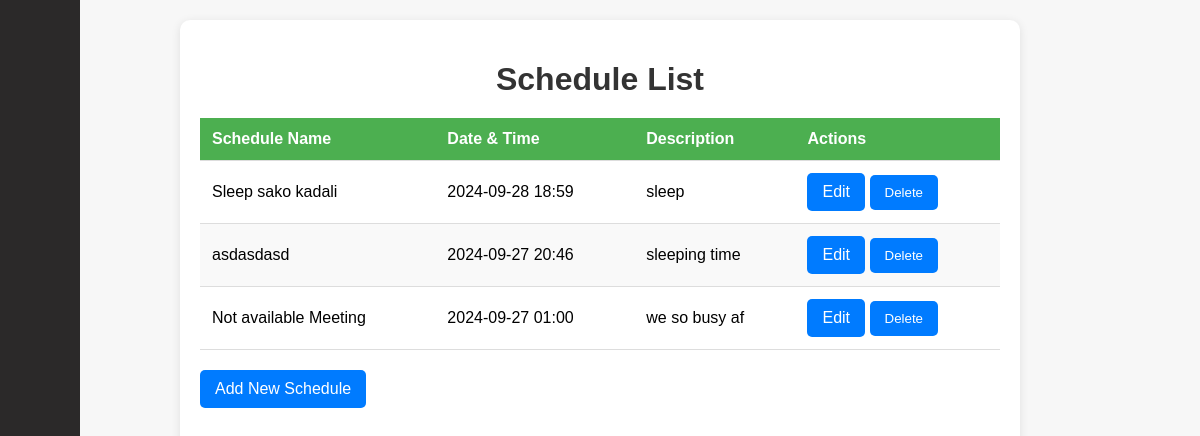
The app's page /Reviewer/calendar/schedule-list/, older data.
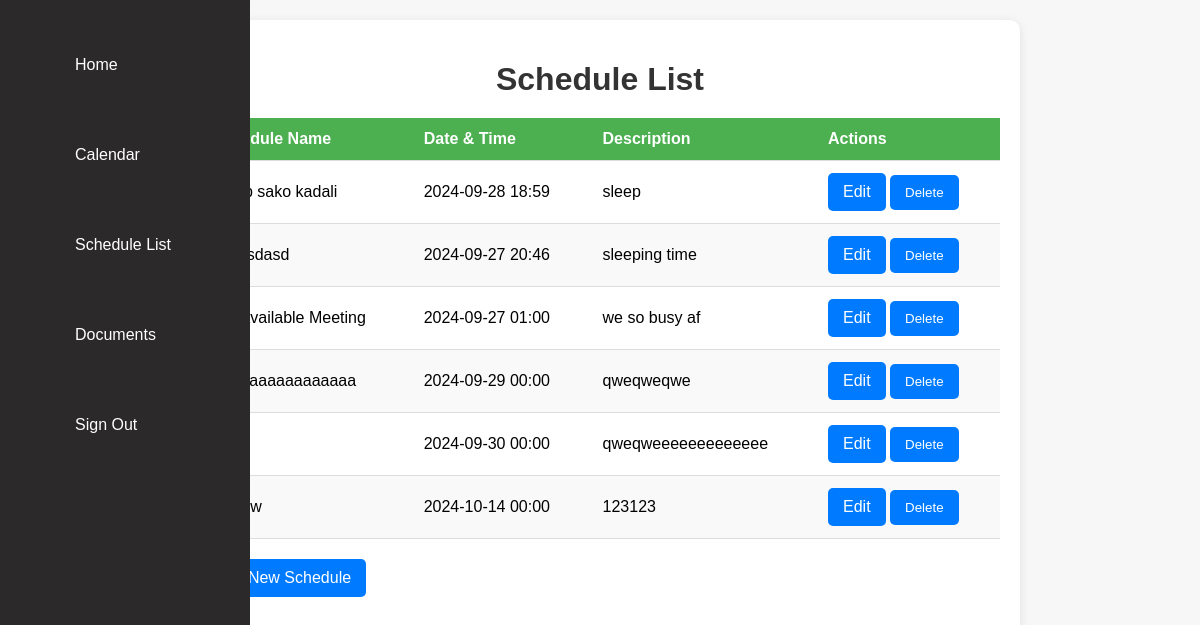
The same page, newer data.
### EthicsApp/views/models.py (models this page shows, shortened)
class Schedule(models.Model):
    schedname = models.CharField(max_length=120, default="Unnamed Schedule")
    datetime = models.DateTimeField(null=True)
    description = models.TextField(null=True)

### EthicsApp/views/views.py (the view)
# urls.py: path('Reviewer/calendar/schedule-list/', views.schedule_list, name='schedule_list'),
def schedule_list(request):
    schedules = Schedule.objects.all()
    return render(request, 'Reviewer/ScheduleList.html', {'schedules': schedules})

### EthicsApp/templates/Reviewer/ScheduleList.html (shortened to what this page needs)
{% load static %}
{% block css %}
    <link rel="stylesheet" href="{% static 'css/schedules.css' %}">
{% endblock %}
{% include "Reviewer/sidebar.html" %}
{% block content %}
<div class="container">
    <h1>Schedule List</h1>
    {% if schedules %}
        <table>
            <thead>
                <tr>
                    <th>Schedule Name</th>
                    <th>Date & Time</th>
                    <th>Description</th>
                    <th>Actions</th>
                </tr>
            </thead>
            <tbody>
                {% for schedule in schedules %}
                <tr>
                    <td>{{ schedule.schedname }}</td>
                    <td>{{ schedule.datetime|date:"Y-m-d H:i" }}</td>
                    <td>{{ schedule.description }}</td>
                    <td>
                        <a href="{% url 'update_schedule' schedule.id %}" class="btn">Edit</a>
                        <form action="{% url 'delete_schedule' schedule.id %}" method="POST" style="display:inline;">
                            <button type="submit" class="btn">Delete</button>
                        </form>
                    </td>
                </tr>
                {% endfor %}
            </tbody>
        </table>
    {% else %}
        <p>No schedules available.</p>
    {% endif %}
    <a href="{% url 'AddSchedule2' %}" class="btn">Add New Schedule</a>
</div>
{% endblock %}

Row changes from the older to the newer data that the page shows:
added Schedule: schedname "yawaaaaaaaaaaaaa", datetime "2024-09-29 00:00", description "qweqweqwe"
added Schedule: datetime "2024-09-30 00:00", description "qweqweeeeeeeeeeeee"
added Schedule: schedname "wqeqw", datetime "2024-10-14 00:00", description "123123"
